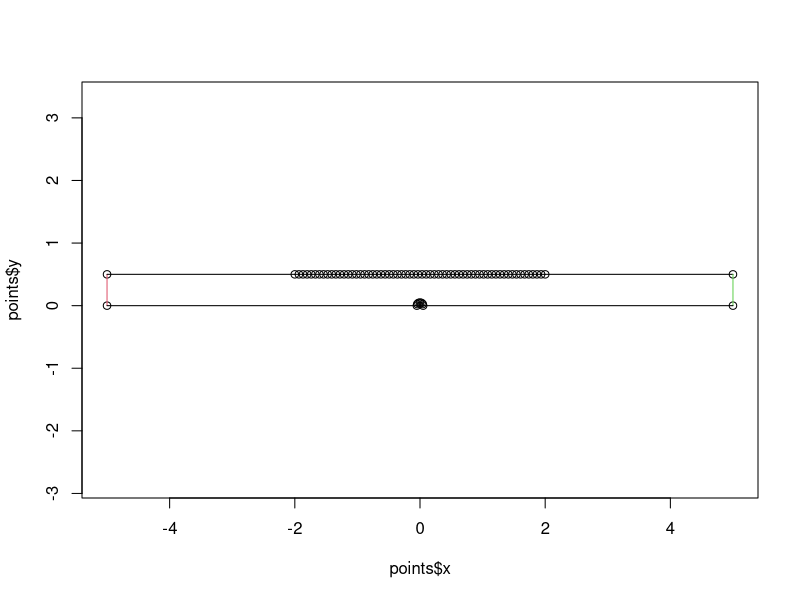
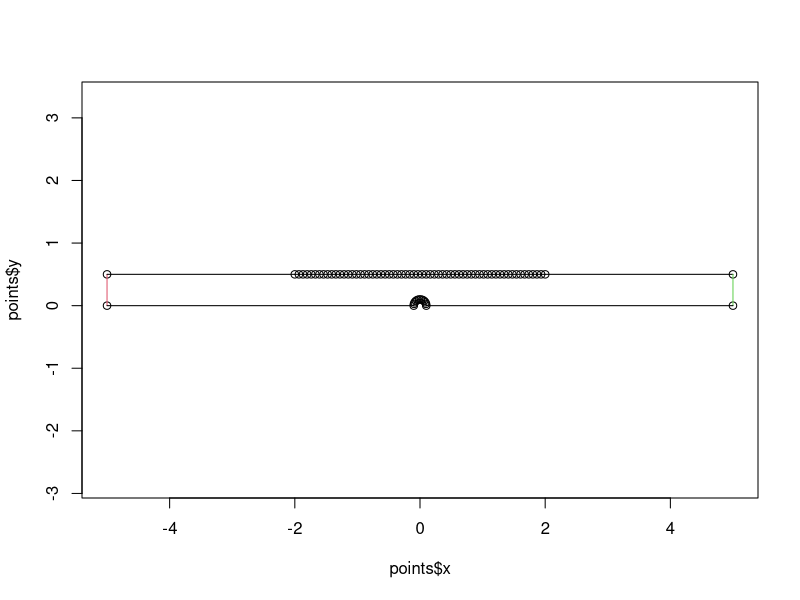
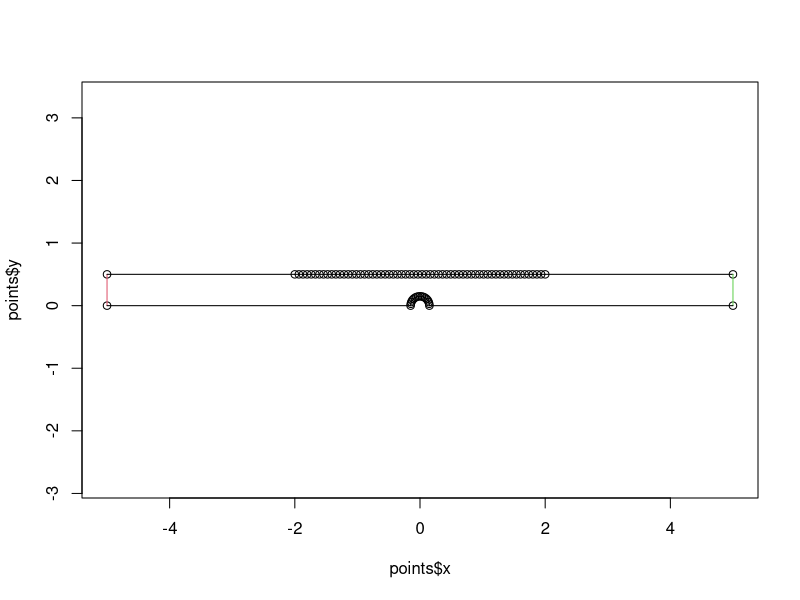
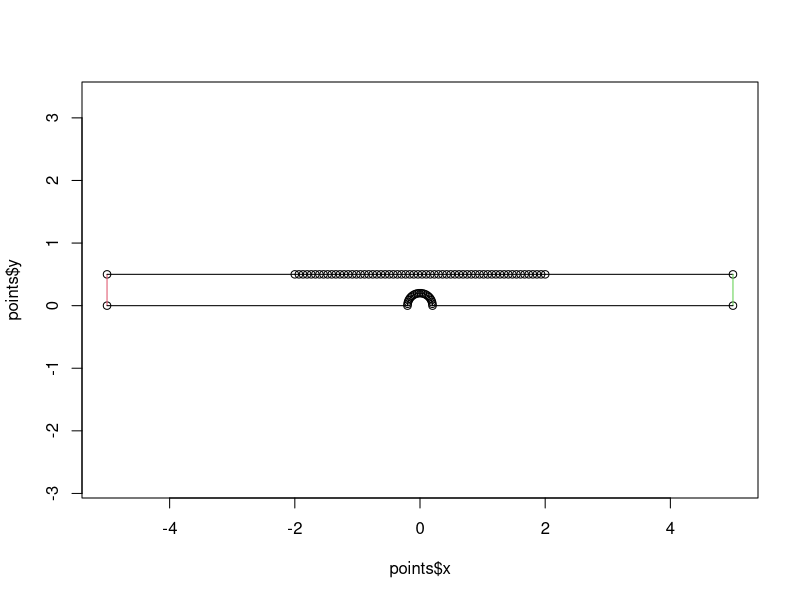
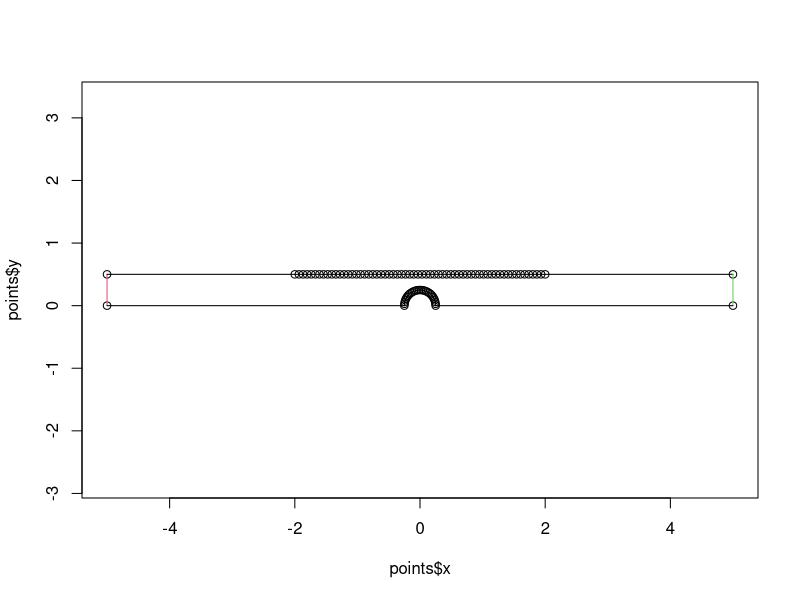
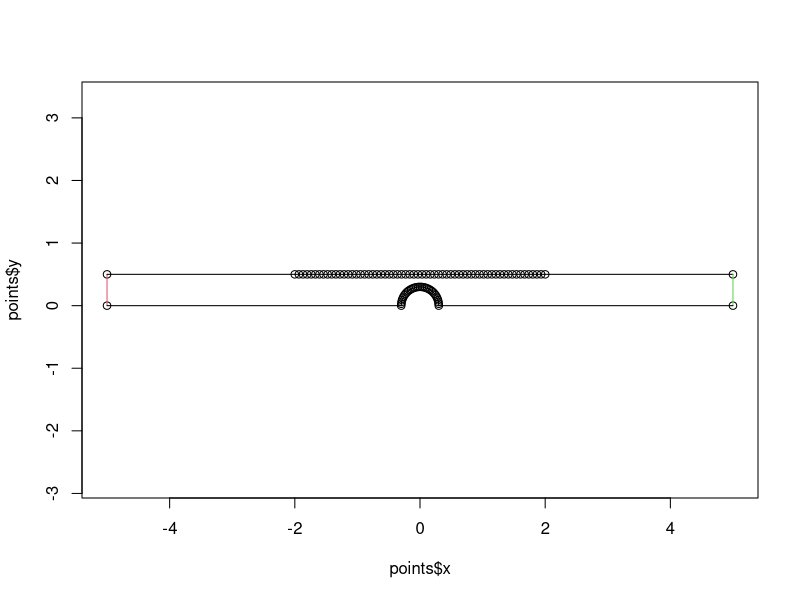
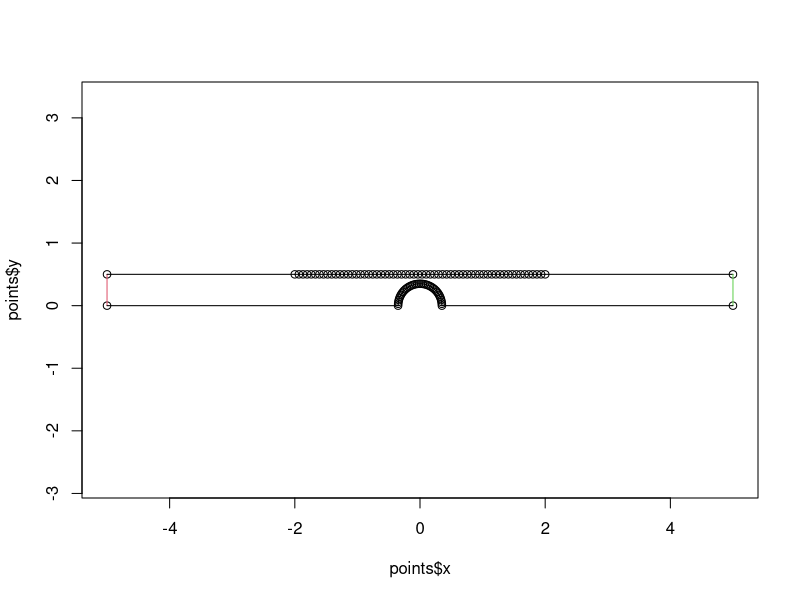
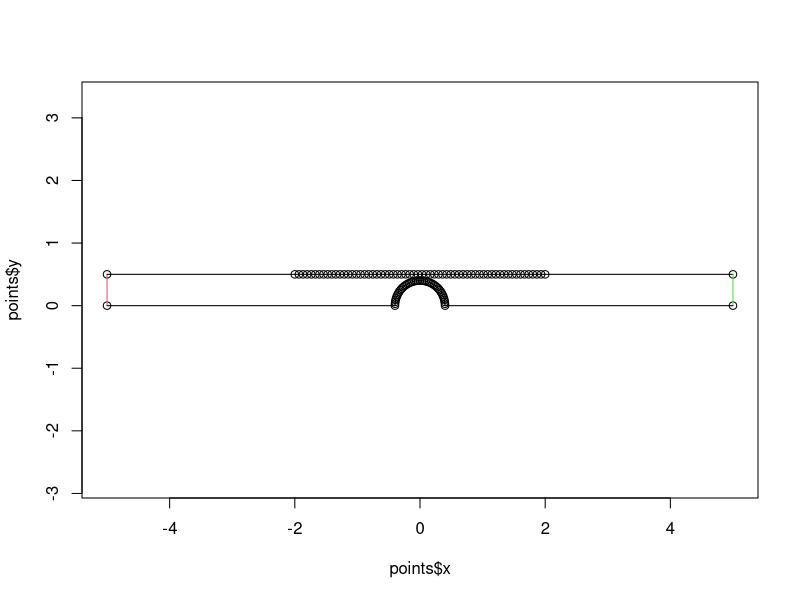

These figures' R source, in order:
write.poly = function(filename, points, segments,limits = c(-0.2,1)) {
    f = file(filename,open="w")
    p = cbind(points$x,points$y,ifelse(points$par,limits[2],0),ifelse(points$par,limits[1],0))
    p = cbind(1:nrow(p),p)
    write.table(t(c(nrow(p),2,ncol(p)-3,0)), file=f,row.names=FALSE,col.names=FALSE)
    write.table(p, file=f,row.names=FALSE,col.names=FALSE)
    s = cbind(segments$i1,segments$i2,segments$tag)
    s = cbind(1:nrow(s),s)
    write.table(t(c(nrow(s),1)), file=f,row.names=FALSE,col.names=FALSE)
    write.table(s, file=f,row.names=FALSE,col.names=FALSE)
    h = data.frame()
    write.table(t(c(nrow(h))), file=f,row.names=FALSE,col.names=FALSE)
    close(f)
}



npar = 60
xpar = 2
for (d in seq(0.1,0.9,0.1)) {
    r = d/2
    ncirc = ceiling(r*pi/0.03)+1
    k = 0

    a = seq(0,pi,len=ncirc)
    points = data.frame(
        x=c(-5,-5,seq(-xpar,xpar,len=npar+2),5,5,r*cos(a)),
        y=c(0,rep(0.5,npar+4),0,r*sin(a)),
        par=c(rep(FALSE,3),rep(TRUE,npar),rep(FALSE,3+ncirc))
    )


    n = nrow(points)
    segments = data.frame(
        i1 = 1:n,
        i2 = c(2:n,1),
        tag = c(2,rep(1,npar+3),3,1,rep(1,ncirc-1),1)
    )

    plot(points$x,points$y,asp=1)
    segments(
        points$x[segments$i1],points$y[segments$i1],
        points$x[segments$i2],points$y[segments$i2],
        col=segments$tag
    )

    write.poly(sprintf("circ_%02.0f.poly",d*100),points, segments)
}



make_wall = function(w,h) {
    npar = 30
    xpar = 2
    k = 0
    a = seq(0,pi,len=ncirc)
    x = seq(-1,1,len=npar+2)
    y = (cos(x*pi)+1)/2
    points = data.frame(
        x=c(-5, -5,    xpar*x,  5, 5,w/2,w/2,-w/2,-w/2),
        y=c( 0,0.5,0.5+h/4*y,0.5, 0,  0,h/2, h/2,   0),
        par=c(rep(FALSE,3),rep(TRUE,npar),rep(FALSE,7))
    )

    n = nrow(points)
    segments = data.frame(
        i1 = 1:n,
        i2 = c(2:n,1),
        tag = c(2,rep(1,npar+3),3,rep(1,5))
    )

    plot(points$x,points$y,asp=1)
    segments(
        points$x[segments$i1],points$y[segments$i1],
        points$x[segments$i2],points$y[segments$i2],
        col=segments$tag
    )

    write.poly(sprintf("wall_%03.0f_%03.0f.poly",w*100,h*100), points, segments)
}

for (h in seq(0.1, 1,0.1)) make_wall(0.01,h)
for (h in seq(0.1, 1,0.1)) make_wall(0.6,h)
for (h in seq(0.1, 1,0.1)) make_wall(1,h)
for (w in seq(0.1, 1,0.1)) make_wall(w,0.6)


make_chan = function(h) {
    npar = 30
    xpar = 2
    k = 0
    a = seq(0,pi,len=ncirc)
    x = seq(-1,1,len=npar+2)
    y = ifelse(x<0,(cos(x*pi)+1)/2,1)
    points = data.frame(
        x=c(-5, -5,    xpar*x,  5, 5,0,0),
        y=c( 0,0.5,0.5+h/2*y,0.5+h/2, h/2, h/2,   0),
        par=c(rep(FALSE,3),rep(TRUE,npar),rep(FALSE,5))
    )

    n = nrow(points)
    segments = data.frame(
        i1 = 1:n,
        i2 = c(2:n,1),
        tag = c(2,rep(1,npar+3),3,rep(1,3))
    )

    plot(points$x,points$y,asp=1)
    segments(
        points$x[segments$i1],points$y[segments$i1],
        points$x[segments$i2],points$y[segments$i2],
        col=segments$tag
    )

    write.poly(sprintf("step_%03.0f.poly",h*100), points, segments)
}

for (h in seq(0.1, 3,0.1)) make_chan(h)


npar = 100
xpar = 2
eps = 0.005
ncirc = ceiling(eps*pi/0.03)+1
for (d in seq(0.1,0.9,0.1)) {
    r = d/2
    
    k = 0
    a = seq(0,pi,len=ncirc)
    x = seq(-xpar,xpar,len=npar+2)
    alpha = 8.7
    y = 0.5 + r*sin(x*alpha)/(x*alpha)
    points = data.frame(
        x=c(-5,-5,x,5,5,eps,eps*cos(a),-eps),
        y=c(0,0.5,y,0.5,0,0,r-max(eps*sin(a))+eps*sin(a),0),
        par=c(rep(FALSE,3),rep(TRUE,npar),rep(FALSE,3+ncirc+2))
    )

    n = nrow(points)
    segments = data.frame(
        i1 = 1:n,
        i2 = c(2:n,1),
        tag = c(2,rep(1,npar+3),3,1,rep(1,ncirc-1+2),1)
    )

    plot(points$x,points$y,asp=1)
    segments(
        points$x[segments$i1],points$y[segments$i1],
        points$x[segments$i2],points$y[segments$i2],
        col=segments$tag
    )

    write.poly(sprintf("sinc_%02.0f.poly",d*100),points, segments)
}


k = 0
npar_half = floor(npar/2)
a = seq(0,pi,len=ncirc)
points = data.frame(
    x=c(-5,-5,seq(-0.5-xpar,-0.5,len=npar_half+1),-0.5,0.5,seq(0.5,0.5+xpar,len=npar_half+1),5,5),
    y=c(0,rep(0.5,npar_half+2),5,5,rep(0.5,npar_half+2),0),
    par=c(rep(FALSE,3),rep(TRUE,npar_half),rep(FALSE,2),rep(TRUE,npar_half),rep(FALSE,3))
)

n = nrow(points)
segments = data.frame(
    i1 = 1:n,
    i2 = c(2:n,1),
    tag = c(1,rep(3,npar_half+2),3,rep(3,npar_half+2),2,4)
)

plot(points$x,points$y,asp=1)
segments(
    points$x[segments$i1],points$y[segments$i1],
    points$x[segments$i2],points$y[segments$i2],
    col=segments$tag
)

write.poly("side_channel.poly",points, segments)



k = 0
ncirc=5
a = seq(0,pi,len=ncirc)
eps = 0.02
d = xpar
points = data.frame(
    x=c(
        -5,seq(-xpar,xpar,len=npar+2),5,
        5,d-eps*sin(a),5,
        5,seq(xpar,-xpar,len=npar+2),-5
    ),
    y=c(
        rep(0.5,npar+4),
        eps,eps*cos(a),-eps,
        rep(-0.5,npar+4)
    ),
    par=c(
        rep(FALSE,2),rep(TRUE,npar),rep(FALSE,2),
        rep(FALSE,2+ncirc),
        rep(FALSE,2),rep(TRUE,npar),rep(FALSE,2)
    )
)

n = nrow(points)
segments = data.frame(
    i1 = 1:n,
    i2 = c(2:n,1),
    tag = c(
        rep(1,npar+3),3,rep(1,ncirc+1),4,rep(1,npar+3),2)
)

plot(points$x,points$y,asp=1,pch=16,cex=ifelse(points$par,1,0.3))
segments(
    points$x[segments$i1],points$y[segments$i1],
    points$x[segments$i2],points$y[segments$i2],
    col=segments$tag
)

write.poly("split.poly",points, segments, limits=c(-0.03,0.03))


k = 0

a = seq(0,pi,len=ncirc)
x = seq(-xpar,xpar,len=npar+2)
points = data.frame(
    x=c(-5.0,-5.0,ifelse(x<0,x,0)+0.5,+0.5,-0.5,-0.5),
    y=c(-0.5, 0.5,-ifelse(x<0,0,x)+0.5,-5,-5,-0.5),
    par=c(rep(FALSE,3),rep(TRUE,npar),rep(FALSE,4))
)

n = nrow(points)
segments = data.frame(
    i1 = 1:n,
    i2 = c(2:n,1),
    tag = c(2,rep(1,npar+3),3,rep(1,2))
)

a = -pi/4
points[,1:2] = as.matrix(points[,1:2]) %*% matrix(c(cos(a),sin(a),-sin(a),cos(a)),2,2)

plot(points$x,points$y,asp=1)
segments(
    points$x[segments$i1],points$y[segments$i1],
    points$x[segments$i2],points$y[segments$i2],
    col=segments$tag
)

write.poly("turn.poly",points, segments,limits=c(-1,1)*0.3)
